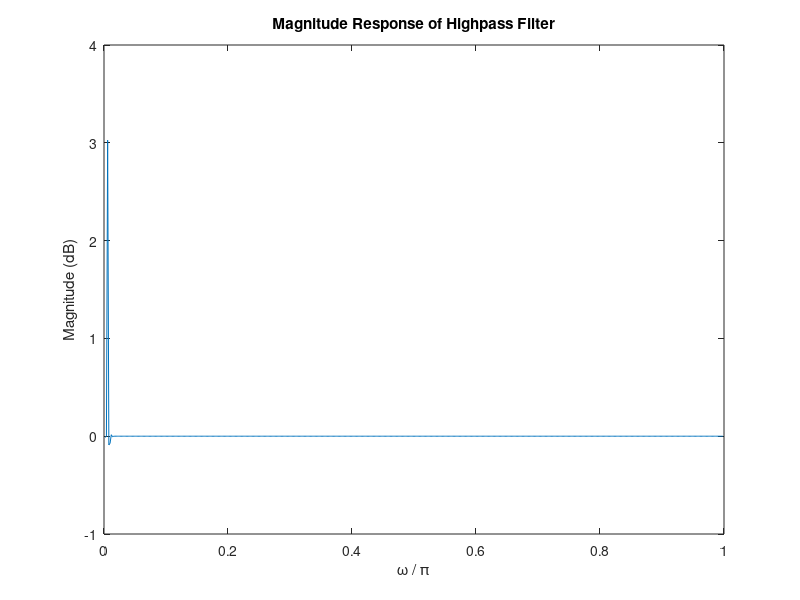

The MATLAB source for this figure:
%parametres needed for highpass butter function
Omega_c = pi/3;
Fs = 1000; % Sampling frequency (not specified in problem)
Fc = Omega_c/(Fs/2) % Cutoff frequency = Omega_c / (Sample frequecy/2) normalized
% Eighth-order digital highpass filter
[b_high, a_high] = butter(8, Fc, 'high');
figure;
zplane(b_high, a_high);
title('Poles and Zeros of Highpass Filter');

[h,w] = freqz(b_high,a_high);
dB = mag2db(abs(h)); %dB = 20 log10(|h|).
plot(w/pi,dB)
xlabel('\omega / \pi')
ylabel('Magnitude (dB)')
title('Magnitude Response of Highpass Filter');